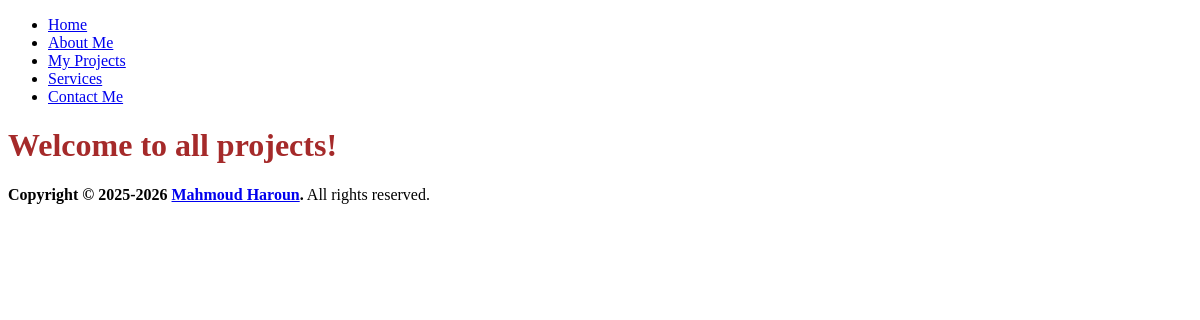
The page /projects/ on the database as committed earlier.
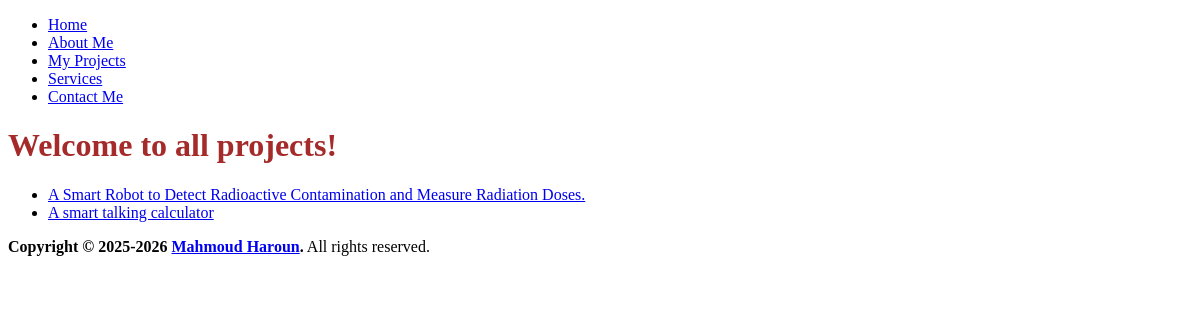
The same page on the database as committed later.
### projects/models.py (models this page shows, shortened)
class Project(models.Model):
    project_status = [
        ('Completed','Completed'),
        ('Work on','Work on'),
    ]
    title = models.CharField(max_length=200,blank=False, null= False)
    description = models.TextField(max_length=700,blank=False, null= False)
    category = models.ForeignKey(Category,null=True,  blank=True, on_delete=models.PROTECT)
    main_img = models.ImageField(upload_to='photos/main_project_photos', null=False,  blank=False)
    technologies = models.ManyToManyField(Technology,null=True,  blank=True)
    link = models.URLField(max_length=500, blank=True, null=True)
    status = models.CharField(max_length=50, null=True,  blank=True, choices= project_status)
    updated = models.DateTimeField(default=datetime.now(),blank=True, null= True)

### projects/views.py (the view)
# urls.py: path('projects/',include('projects.urls')),
def projects(request):
    search=Project.objects.all()
    context={
        'projects':search
    }
    return render(request, 'projects/projects.html',context)

### templates/projects/projects.html (shortened to what this page needs)
{% extends "base.html" %}
{% load static %}
{%block contents%}
  <h1 style='color: brown'>Welcome to all projects!</h1>
  <ul>
    {% for item in projects %}
      <li>
        <a target='_blank'  href="{%url 'project' pk=item.pk%}">{{item.title}}</a>
      </li>
    {% endfor %}
  </ul>
{% endblock %}

### templates/base.html (shortened to what this page needs)
{% load static %}
<!DOCTYPE html>
<html>
<head>
</head>
<body>
{% include "parts/nav.html" %}
{% block  contents%}
{% endblock  %}
{% include "parts/footer.html" %}
</body>
</html>

### templates/parts/nav.html
{% load static %}
    <nav>
        <ul>
            <li><a href="{% url 'index' %}">Home</a></li>
            <li><a href="{% url 'about' %}">About Me</a></li>
            <li><a href="{% url 'projects' %}">My Projects</a></li>
            <li><a href=#>Services</a></li>
            <li><a href="{% url 'contact' %}">Contact Me</a></li>
        </ul>
    </nav>

### templates/parts/footer.html (shortened to what this page needs)
      <footer class="main-footer">
        <strong>Copyright &copy; 2025-2026 <a href="#">Mahmoud Haroun</a>.</strong>
        All rights reserved.
      </footer>

Rows that differ between the two databases and show on the page:
added Project: title "A Smart Robot to Detect Radioactive Contamination and Measure Radiation Doses."
added Project: title "A smart talking calculator"
